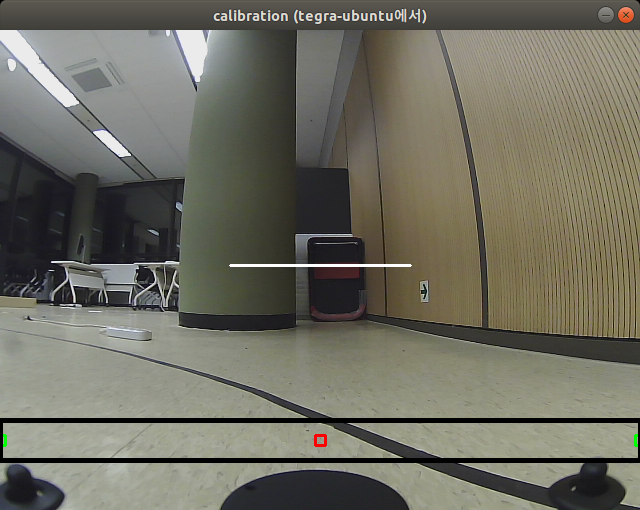
#> input picture src/img/screen1.png, 640 x 510 px
$ python -i resize.py   (imports and definitions only)
#> lines starting #> are read from the running program, lines starting #| are printed output that depends on the picture
#> further down, picture is the input picture: shape (510, 640, 3); mean B, G, R 97.8, 110, 111.2
from glob import glob
import cv2
import numpy as np

def resize(frame):
    rows, cols = frame.shape[0], frame.shape[1]
#> rows = 510; cols = 640

    ''' 크기 줄여서 연산 후 키워서 연산하면 연산속도 상승 여부 --> 너무 많이 깨짐'''
    frame = cv2.resize(frame,(int(cols*0.2),int(rows*0.2)),interpolation=cv2.INTER_AREA)
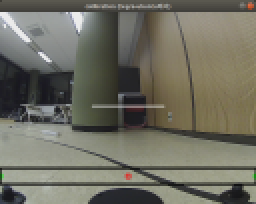
#> frame: shape (102, 128, 3) (shown 2 times larger); mean of channels 0, 1, 2 97.8, 110.1, 111.2; drawn as B, G, R

    # gray
    gray = cv2.cvtColor(frame,cv2.COLOR_BGR2GRAY)
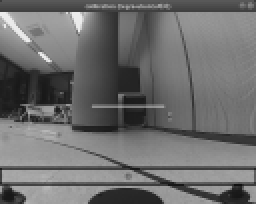
#> gray: shape (102, 128) (shown 2 times larger); min 16, max 235, mean 109

    # blur
    kernel_size = 5
    blur_gray = cv2.GaussianBlur(gray,(kernel_size, kernel_size), 0)
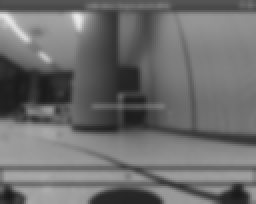
#> blur_gray: shape (102, 128) (shown 2 times larger); min 25, max 234, mean 109

    # canny edge
    low_threshold = 60
    high_threshold = 70
    edge_img = cv2.Canny(np.uint8(blur_gray), low_threshold, high_threshold)
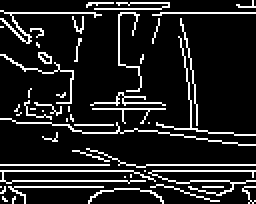
#> edge_img: shape (102, 128) (shown 2 times larger); 12.8% white in thin lines or dots

    edge_img = cv2.resize(edge_img,(int(frame.shape[1]*5),int(frame.shape[0]*2)),interpolation=cv2.INTER_LINEAR)
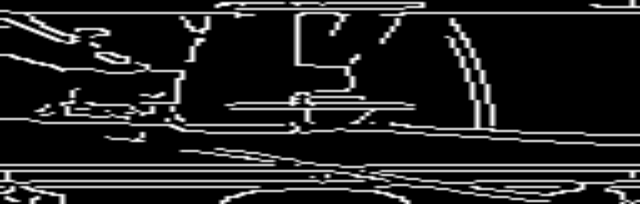
#> edge_img: shape (204, 640); min 0, max 255, mean 32.6

def start(img):
    global wtky,slp

    cap = cv2.VideoCapture(img)

    while True:
        ok, frame = cap.read()
        if not ok : break

        dst = resize(frame)

        cv2.imshow("frame",frame)
        cv2.imshow("dst",dst)
#> (the run stopped early here; a loop or call above may not have finished)
